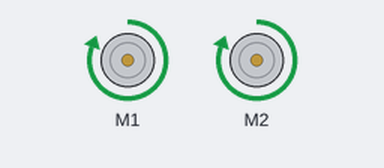
The sketch below on a simulated Arduino Uno, built with avr-gcc and run on an emulated ATmega328P. On the bench: 2 × DC motor (green arrow = forward, orange = backward, longer = faster).

Above: at 1.5 s.
At 4.5 s:
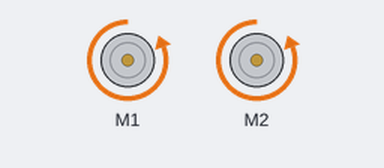
At 7.5 s:
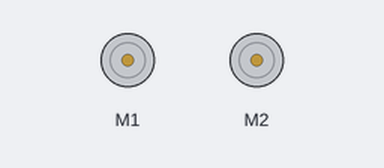
Timing chart, 0 to 11.7 s (numbered marks = the images above):
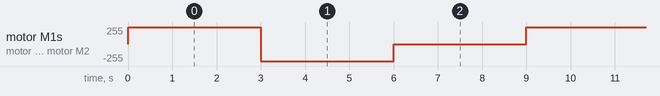

Measured:
- by itself, motor M1, motor M2: repeats every 9.0 s: backward 255/255 3.0 s, stopped 3.0 s, forward 255/255 3.0 s

The sketch:

rccar1.ino
```cpp
#include <AFMotor.h>
AF_DCMotor motor1(1);
AF_DCMotor motor2(2);
void setup() {
  motor1.setSpeed(255);  // Set motor 1 to maximum speed
  motor2.setSpeed(255);

}

void loop() {
 motor1.run(FORWARD);
 motor2.run(FORWARD);

delay(3000);  // run forward for 1 second

motor1.run(BACKWARD);
motor2.run(BACKWARD);

delay(3000);
motor1.run(RELEASE);
motor2.run(RELEASE);
delay(3000);  // 'coast' for 1/10 second
}
```
